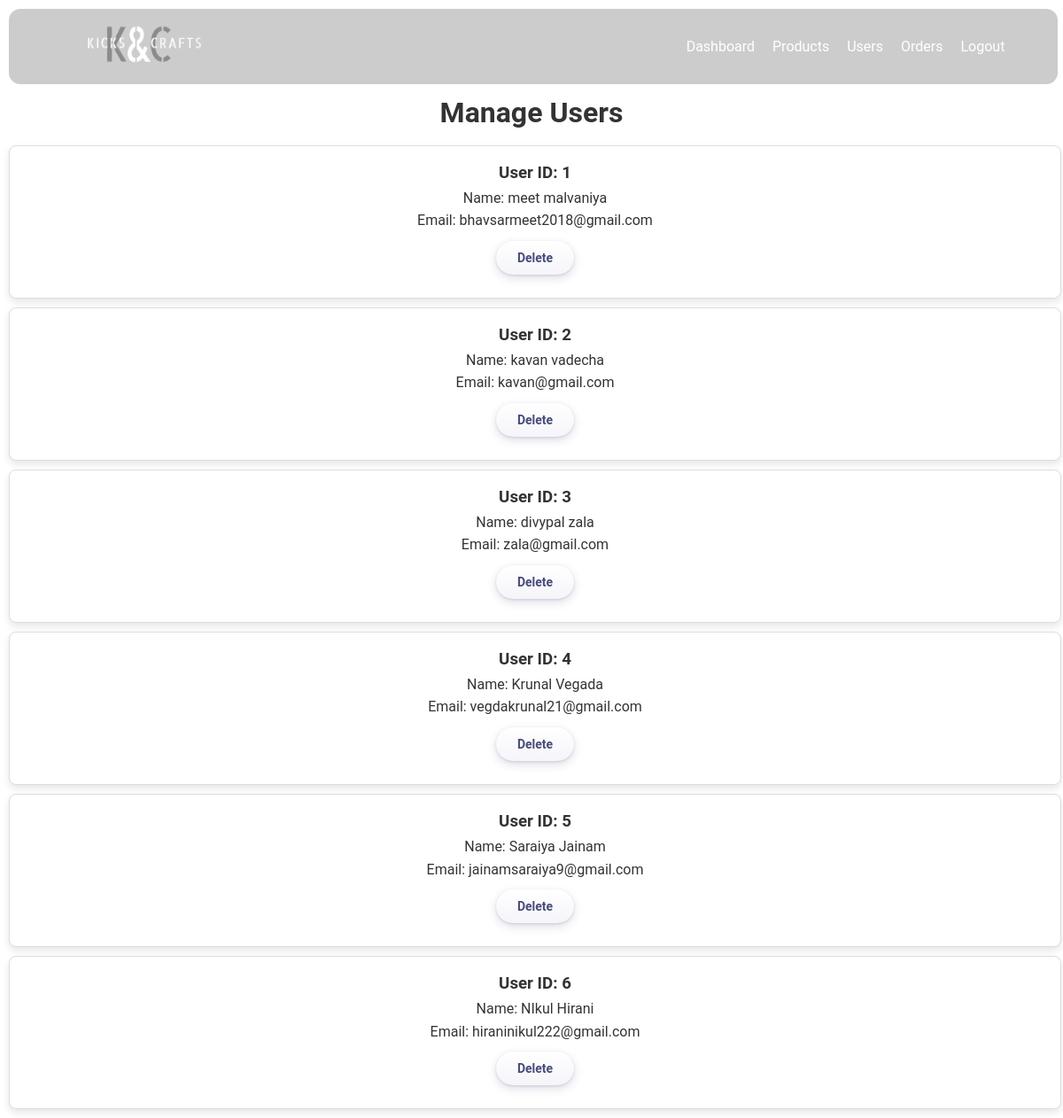
The page /manage_users.php (signed in) on the database its author committed.
### tables this page shows
CREATE TABLE `users` (
  `user_id` int(11) NOT NULL,
  `first_name` varchar(100) NOT NULL,
  `last_name` varchar(100) NOT NULL,
  `email` varchar(255) NOT NULL,
  `password` varchar(255) NOT NULL,
  `phone_number` varchar(20) DEFAULT NULL,
  `address` text DEFAULT NULL,
  `created_at` timestamp NOT NULL DEFAULT current_timestamp(),
  `resettoken` varchar(255) DEFAULT NULL,
  `resettokenexpired` date DEFAULT NULL
);

### manage_users.php (the view, shortened to what this page needs)
<?php
include 'db.php';
$stmt = $pdo->query("SELECT * FROM users");
$users = $stmt->fetchAll();
?>
<!DOCTYPE html>
<html lang="en">
<head>
</head>
<body>
    <?php include 'header.php'; ?>
    <br><br><br><br>
    <h1>Manage Users</h1>
    <?php foreach ($users as $user): ?>
        <div class="product">
            <h3>User ID: <?php echo htmlspecialchars($user['user_id']); ?></h3>
            <p>Name: <?php echo htmlspecialchars($user['first_name']) . ' ' . htmlspecialchars($user['last_name']); ?></p>
            <p>Email: <?php echo htmlspecialchars($user['email']); ?></p>
            <a href="delete_user.php?user_id=<?php echo $user['user_id']; ?>"><button>Delete</button></a>
        </div>
    <?php endforeach; ?>
</body>
</html>

### header.php (shortened to what this page needs)
<link rel="stylesheet" href="style.css">
<nav class="navbar">
    <a href="index.php"><img src="imges/logo2.png" alt="Logo"></a>
    <ul>
        <?php if (isset($_SESSION['admin_id'])): ?>
            <li><a href="admin_dashboard.php">Dashboard</a></li>
            <li><a href="manage_products.php">Products</a></li>
            <li><a href="manage_users.php">Users</a></li>
            <li><a href="manage_orders.php">Orders</a></li>
            <li><a href="admin_logout.php">Logout</a></li>
        <?php endif; ?>
    </ul>
</nav>

### style.css (style rules this page uses)
* { margin: 0; padding: 0; box-sizing: border-box; font-family: "Roboto", sans-serif; }
body { background-color: #fff; color: #333; line-height: 1.6; width: 100%; }
.navbar { display: flex; margin: 10px 10px; height: 85px; align-items: center; line-height: 1; border-radius: 13px; justify-content: space-between; padding: 15px 50px; background-color: rgba(0, 0, 0, 0.2); backdrop-filter: blur(7px); color: #000; position: fixed; width: 98.7%; top: 0; z-index: 10; }
.navbar img { height: 70px; width: 200px; }
.navbar ul { display: flex; list-style: none; }
.navbar ul li { margin: 0 10px; }
.navbar ul li a { color: #fff; text-decoration: none; }

### manage_users.php (style rules this page uses)
body { text-align: center; }
.product { width: 99%; border: 1px solid #ddd; border-radius: 8px; padding: 16px; box-shadow: 0px 4px 8px rgba(0, 0, 0, 0.1); text-align: center; background-color: #fff; margin: 10px; }
a button { margin: 10px 10px; display: inline-block; outline: 0; border: 0; cursor: pointer; font-weight: 600; color: rgb(72, 76, 122); font-size: 14px; height: 38px; padding: 8px 24px; border-radius: 50px; background-image: linear-gradient(180deg, #fff, #f5f5fa); box-shadow: 0 4px 11px 0 rgb(37 44 97 / 15%), 0 1px 3px 0 rgb(93 100 148 / 20%); transition: all 0.2s ease-out; }

### rows shown on the page
users: user_id "1", first_name "meet", last_name "malvaniya", email "bhavsarmeet2018@gmail.com"
users: user_id "2", first_name "kavan", last_name "vadecha", email "kavan@gmail.com"
users: user_id "3", first_name "divypal", last_name "zala", email "zala@gmail.com"
users: user_id "4", first_name "Krunal", last_name "Vegada", email "vegdakrunal21@gmail.com"
users: user_id "5", first_name "Saraiya", last_name "Jainam", email "jainamsaraiya9@gmail.com"
users: user_id "6", first_name "NIkul", last_name "Hirani", email "hiraninikul222@gmail.com"
